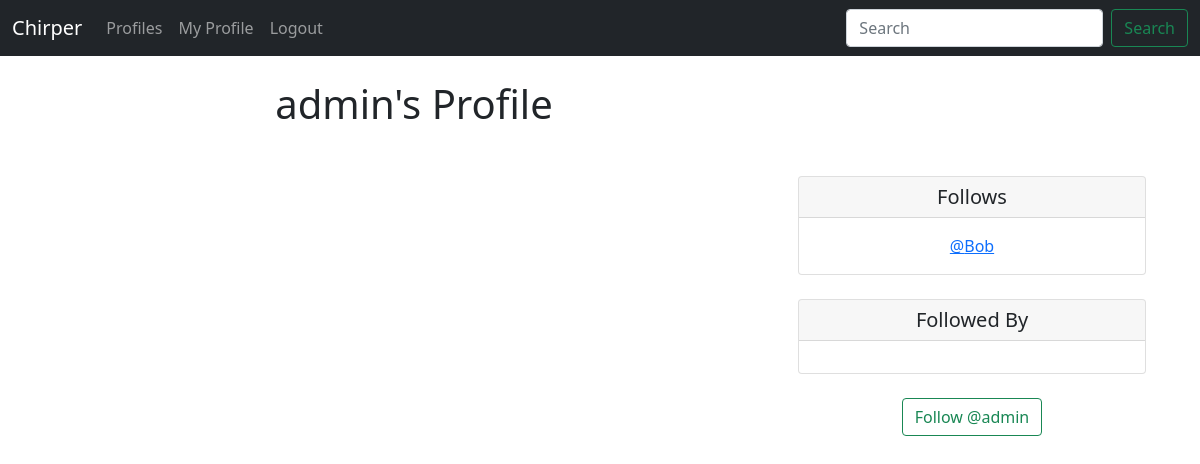
The app's page /profile/1 (signed in), older data.
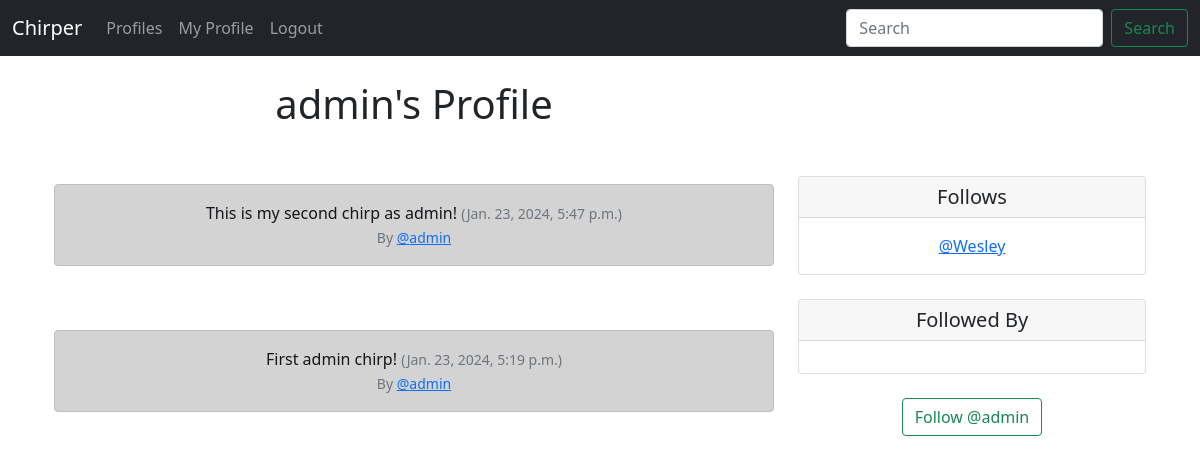
The same page, newer data.
### Chirper/models.py (models this page shows, shortened)
class Profile(models.Model):
    user = models.OneToOneField(User, on_delete=models.CASCADE)
    follows = models.ManyToManyField("self", related_name="followed_by", symmetrical=False, blank=True)
    date_modified = models.DateTimeField(User, auto_now=True)
    def __str__(self):
        return self.user.username

class Chirp(models.Model):
    user = models.ForeignKey(
        User, related_name="chirps",
        on_delete = models.DO_NOTHING
    )
    body = models.CharField(max_length=200)
    created_at = models.DateTimeField(auto_now_add=True)

### Chirper/views.py (the view, shortened to what this page needs)
# urls.py: path('profile/<int:pk>', views.profile, name='profile'),
def profile(request, pk):
    if request.user.is_authenticated:
        profile = Profile.objects.get(user_id=pk)
        chirps = Chirp.objects.filter(user_id=pk).order_by("-created_at")
        return render(request, 'profile.html', {'profile':profile, "chirps":chirps})
    else:
        messages.success(request, ("You must be logged in to view this page."))
        return redirect('home')

### Chirper/templates/profile.html (shortened to what this page needs)
{% extends 'base.html' %}
{% block content %}
    {% if profile %}
        <div class="container text-center">
            <div class="row">
                <div class="col-8">
                    <h1>{{ profile.user.username }}'s Profile</h1><br>
                    {% if chirps %}
                        {% for chirp in chirps %}
                            <br>
                            <div class="alert alert-dark" role="alert">
                                {{ chirp.body }}
                                <small class="text-muted">
                                    ({{ chirp.created_at }}) <br>
                                    By <a href="{% url 'profile' chirp.user.id %}">@{{ chirp.user.username }}</a>
                                </small>
                            </div>
                            <br>
                        {% endfor %}
                    {% endif %}
                </div>
                <div class="col-4">
                    <br><br><br><br>
                    <div class="card">
                        <h5 class="card-header">Follows</h5>
                        <div class="card-body">
                          <p class="card-text">
                            {% for following in profile.follows.all %}
                                <a href="{% url 'profile' following.user.id %}">@{{ following }}</a><br>
                            {% endfor %}
                          </p>
                        </div>
                      </div>
                    <br>
                    <div class="card">
                        <h5 class="card-header">Followed By</h5>
                        <div class="card-body">
                        </div>
                    </div>
                    <br>
                    <form method="POST">
                        {% if profile in user.profile.follows.all %}
                            <button class="btn btn-outline-danger" name="follow" value="unfollow" type="submit">Unfollow @{{ profile.user.username|lower }}</button>
                        {% else %}
                            <button class="btn btn-outline-success" name="follow" value="follow" type="submit">Follow @{{ profile.user.username|lower }}</button>
                        {% endif %}
                    </form>
                </div>
            </div>
        </div>
    {% endif %}
{% endblock %}

Row changes from the older to the newer data that the page shows:
no longer on this page (row unchanged): Profile: user.username "Bob"
added Chirp: body "This is my second chirp as admin!", created_at "Jan. 23, 2024, 5:47 p.m.", user.username "admin"
added Chirp: body "First admin chirp!", created_at "Jan. 23, 2024, 5:19 p.m.", user.username "admin"
now on this page (row unchanged): Profile: user.username "Wesley"
